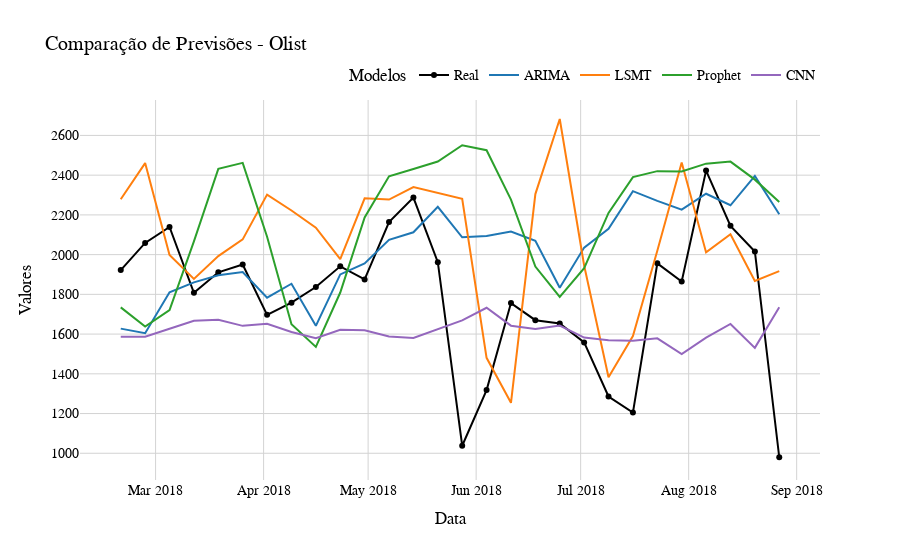

This figure's notebook cell:
### Code cell
fig_olist = go.Figure()

# Adiciona a linha para arima_df_olist
fig_olist.add_trace(go.Scatter(x=arima_df_olist['Data'], y=arima_df_olist['Real'], mode='lines+markers', name='Real', line=dict(color='black')))
fig_olist.add_trace(go.Scatter(x=arima_df_olist['Data'], y=arima_df_olist['Previsto'], mode='lines', name='ARIMA', line=dict(color='#1f77b4')))

# Adiciona a linha para lsmt_df_olist
fig_olist.add_trace(go.Scatter(x=lsmt_df_olist['Data'], y=lsmt_df_olist['Previsto'], mode='lines', name='LSMT', line=dict(color='#ff7f0e')))

# Adiciona a linha para prophet_df_olist
fig_olist.add_trace(go.Scatter(x=prophet_df_olist['Data'], y=prophet_df_olist['Previsto'], mode='lines', name='Prophet', line=dict(color='#2ca02c')))

fig_olist.add_trace(go.Scatter(x=cnn_df_olist['Data'], y=cnn_df_olist['Previsto'], mode='lines', name='CNN', line=dict(color='#9467bd')))

# Configurações do layout
fig_olist.update_layout(
    title='Comparação de Previsões - Olist',
    xaxis_title='Data',
    yaxis_title='Valores',
    template='plotly_white',
    font=dict(
        family="Arial, sans-serif",
        size=14,
        color="black"
    ),
    legend=dict(
        title="Modelos",
        orientation="h",
        yanchor="bottom",
        y=1.02,
        xanchor="right",
        x=1
    ),
    xaxis=dict(
        showgrid=True,
        gridwidth=1,
        gridcolor='LightGray'
    ),
    yaxis=dict(
        showgrid=True,
        gridwidth=1,
        gridcolor='LightGray'
    )
)

fig_olist.show()

### Figure 1 — Plotly figure (JSON) as saved in the notebook; plotly's stock layout.template omitted (floating-point values rounded to 4 significant figures)
{"data": [{"line": {"color": "black"}, "mode": "lines+markers", "name": "Real", "type": "scatter", "x": ["2018-02-19", "2018-02-26", "2018-03-05", "2018-03-12", "2018-03-19", "2018-03-26", "2018-04-02", "2018-04-09", "2018-04-16", "2018-04-23", "2018-04-30", "2018-05-07", "2018-05-14", "2018-05-21", "2018-05-28", "2018-06-04", "2018-06-11", "2018-06-18", "2018-06-25", "2018-07-02", "2018-07-09", "2018-07-16", "2018-07-23", "2018-07-30", "2018-08-06", "2018-08-13", "2018-08-20", "2018-08-27"], "y": [1922, 2059, 2139, 1808, 1911, 1950, 1697, 1758, 1837, 1941, 1875, 2164, 2287, 1962, 1038, 1318, 1756, 1670, 1653, 1558, 1286, 1205, 1956, 1865, 2423, 2145, 2016, 980]}, {"line": {"color": "#1f77b4"}, "mode": "lines", "name": "ARIMA", "type": "scatter", "x": ["2018-02-19", "2018-02-26", "2018-03-05", "2018-03-12", "2018-03-19", "2018-03-26", "2018-04-02", "2018-04-09", "2018-04-16", "2018-04-23", "2018-04-30", "2018-05-07", "2018-05-14", "2018-05-21", "2018-05-28", "2018-06-04", "2018-06-11", "2018-06-18", "2018-06-25", "2018-07-02", "2018-07-09", "2018-07-16", "2018-07-23", "2018-07-30", "2018-08-06", "2018-08-13", "2018-08-20", "2018-08-27"], "y": [1627.0, 1604.0, 1810.0, 1860.0, 1896.0, 1912.0, 1783.0, 1853.0, 1641.0, 1900.0, 1955.0, 2074.0, 2112.0, 2240.0, 2087.0, 2093.0, 2116.0, 2069.0, 1833.0, 2035.0, 2129.0, 2319.0, 2270.0, 2226.0, 2306.0, 2248.0, 2396.0, 2203.0]}, {"line": {"color": "#ff7f0e"}, "mode": "lines", "name": "LSMT", "type": "scatter", "x": ["2018-02-19", "2018-02-26", "2018-03-05", "2018-03-12", "2018-03-19", "2018-03-26", "2018-04-02", "2018-04-09", "2018-04-16", "2018-04-23", "2018-04-30", "2018-05-07", "2018-05-14", "2018-05-21", "2018-05-28", "2018-06-04", "2018-06-11", "2018-06-18", "2018-06-25", "2018-07-02", "2018-07-09", "2018-07-16", "2018-07-23", "2018-07-30", "2018-08-06", "2018-08-13", "2018-08-20", "2018-08-27"], "y": [2279.0, 2461.0, 1998.0, 1878.0, 1993.0, 2077.0, 2302.0, 2222.0, 2135.0, 1977.0, 2283.0, 2277.0, 2340.0, 2312.0, 2281.0, 1481.0, 1254.0, 2305.0, 2683.0, 1945.0, 1383.0, 1590.0, 2019.0, 2463.0, 2011.0, 2102.0, 1868.0, 1917.0]}, {"line": {"color": "#2ca02c"}, "mode": "lines", "name": "Prophet", "type": "scatter", "x": ["2018-02-19", "2018-02-26", "2018-03-05", "2018-03-12", "2018-03-19", "2018-03-26", "2018-04-02", "2018-04-09", "2018-04-16", "2018-04-23", "2018-04-30", "2018-05-07", "2018-05-14", "2018-05-21", "2018-05-28", "2018-06-04", "2018-06-11", "2018-06-18", "2018-06-25", "2018-07-02", "2018-07-09", "2018-07-16", "2018-07-23", "2018-07-30", "2018-08-06", "2018-08-13", "2018-08-20", "2018-08-27"], "y": [1734.0, 1638.0, 1721.0, 2067.0, 2432.0, 2462.0, 2090.0, 1650.0, 1535.0, 1809.0, 2187.0, 2394.0, 2431.0, 2468.0, 2551.0, 2525.0, 2277.0, 1940.0, 1788.0, 1932.0, 2210.0, 2390.0, 2420.0, 2418.0, 2458.0, 2468.0, 2377.0, 2265.0]}, {"line": {"color": "#9467bd"}, "mode": "lines", "name": "CNN", "type": "scatter", "x": ["2018-02-19", "2018-02-26", "2018-03-05", "2018-03-12", "2018-03-19", "2018-03-26", "2018-04-02", "2018-04-09", "2018-04-16", "2018-04-23", "2018-04-30", "2018-05-07", "2018-05-14", "2018-05-21", "2018-05-28", "2018-06-04", "2018-06-11", "2018-06-18", "2018-06-25", "2018-07-02", "2018-07-09", "2018-07-16", "2018-07-23", "2018-07-30", "2018-08-06", "2018-08-13", "2018-08-20", "2018-08-27"], "y": [1586.0, 1586.0, 1626.0, 1667.0, 1672.0, 1641.0, 1652.0, 1611.0, 1579.0, 1621.0, 1619.0, 1587.0, 1581.0, 1626.0, 1669.0, 1732.0, 1642.0, 1626.0, 1643.0, 1583.0, 1569.0, 1566.0, 1579.0, 1500.0, 1582.0, 1651.0, 1531.0, 1735.0]}], "layout": {"font": {"color": "black", "family": "Arial, sans-serif", "size": 14}, "legend": {"orientation": "h", "title": {"text": "Modelos"}, "x": 1, "xanchor": "right", "y": 1.02, "yanchor": "bottom"}, "title": {"text": "Comparação de Previsões - Olist"}, "xaxis": {"gridcolor": "LightGray", "gridwidth": 1, "showgrid": true, "title": {"text": "Data"}}, "yaxis": {"gridcolor": "LightGray", "gridwidth": 1, "showgrid": true, "title": {"text": "Valores"}}}}
